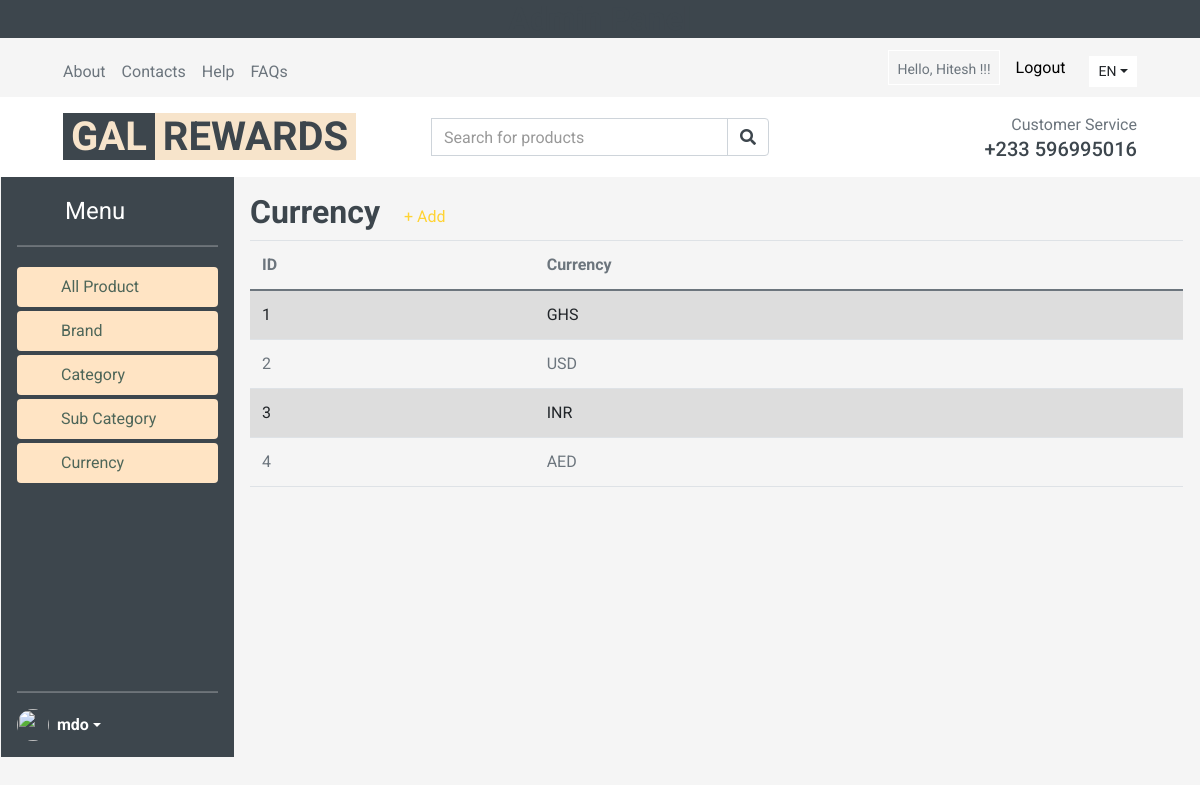
The app's page /adminCurrency/ (signed in), older data.
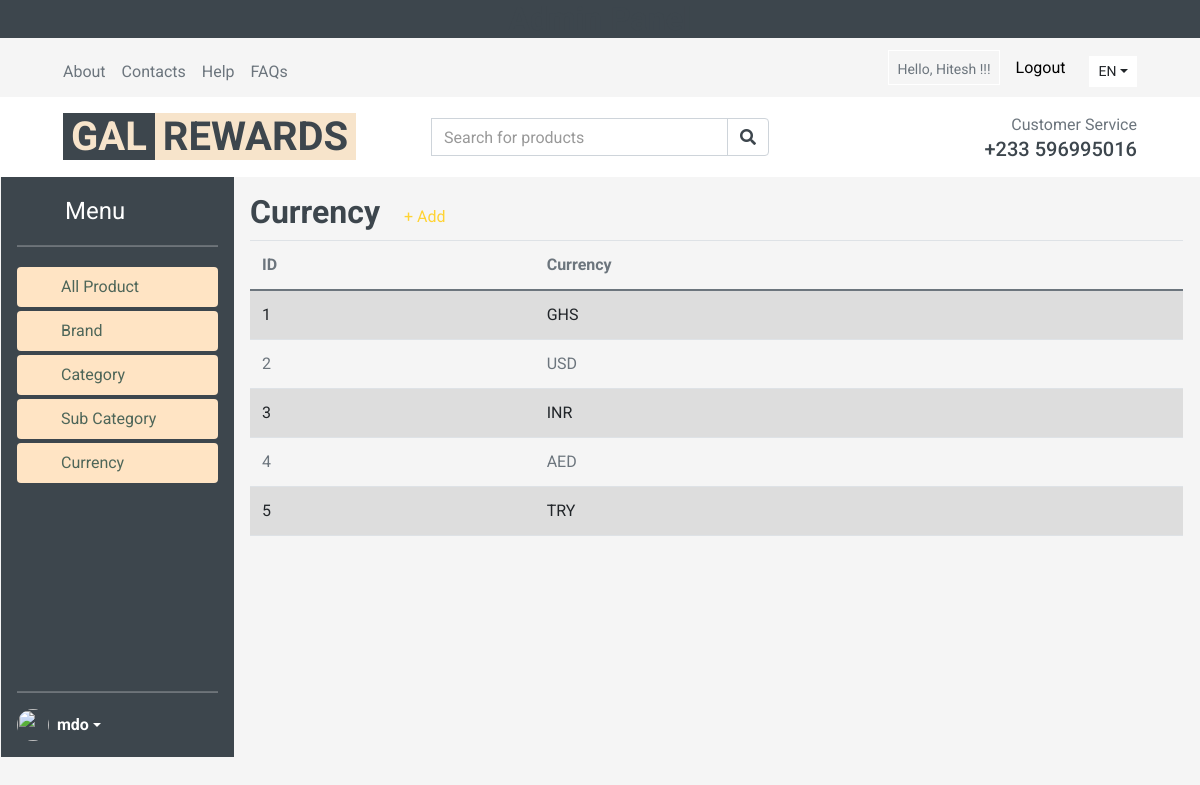
The same page, newer data.
### Product/models.py (models this page shows, shortened)
class currency(models.Model):
    currency = models.CharField( max_length=3, unique=True)

### my/views.py (the view)
# urls.py: path('adminCurrency/',views.adminCurrency,name="adminCurrency"),
def adminCurrency(request):
    allCurrency = currency.objects.all()
    data={
        'allcat': allCurrency,
    }
    return render(request,'adminPanel/adminCurrency.html',data)

### templates/adminPanel/adminCurrency.html
{% include "adminPanel/adminHeader.html"%}
{% if user.is_authenticated %}
<div class="d-flex flex-column flex-shrink-0 p-3 col-md">
    <div class="d-flex align-items-center">
        <div class="d-inline-block">
        <h2 class="">Currency</h2>
        </div>
        <div class="col-5 pl-4">
        <a href="{% url 'addCurrency'%}">+ Add</a>
        </div>
    </div>
    <table class="table table-striped">
        <thead>
            <tr>
                <th scope="col">ID</th>
                <th scope="col">Currency</th>
            </tr>
        </thead>
        <tbody>
           {% for n in allcat%}
            <tr>
                <td>{{n.id}}</td>
                <td>{{n.currency}}</td>
            </tr>
            {%endfor%}
        </tbody>
    </table>
  </div>
{%endif%}
{% include "adminPanel/adminFooter.html" %}

Row changes from the older to the newer data that the page shows:
added currency: id "5", currency "TRY"
